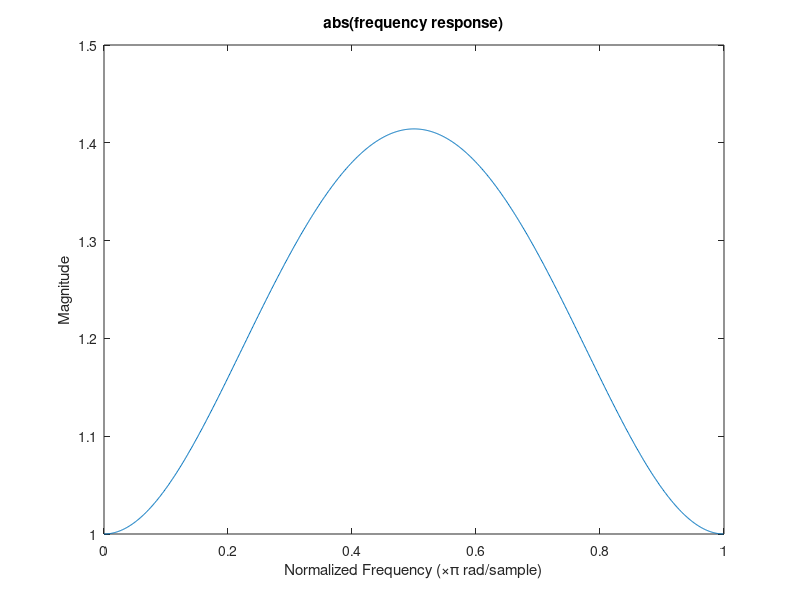
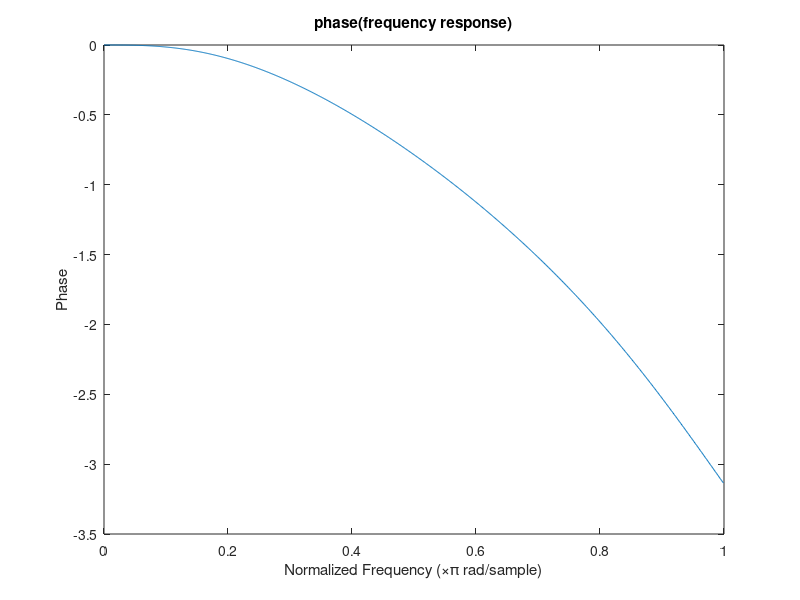
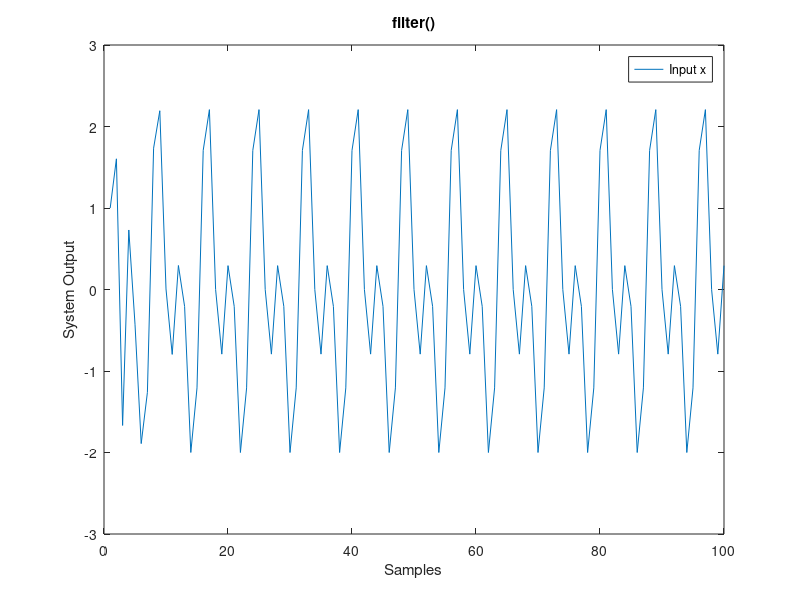
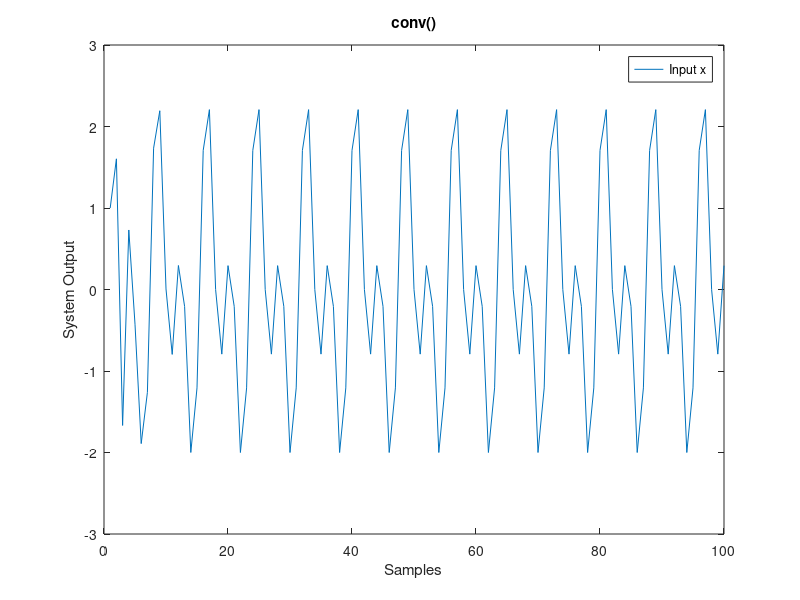

Write the MATLAB code that produced these figures, in order.
% impulse response
h = [1/2, 1, -1/2];
% 1000 samples
[H, w] = freqz(h, 1, 1000);
% normalized plot of abs
figure (1);
plot(w/pi, abs(H))
title('abs(frequency response)')
xlabel('Normalized Frequency (\times\pi rad/sample)')
ylabel('Magnitude')
% normalized plot of phase
figure (2);
plot(w/pi, angle(H))
title('phase(frequency response)')
xlabel('Normalized Frequency (\times\pi rad/sample)')
ylabel('Phase')
hold off
n = 0:16000;
x = cos((pi/4)*n)-sin((pi/2)*n)+(-1/2).^n;
y1 = filter(h, 1, x);
y2 = conv(h, x);
hold on
figure (3);
plot(y1(1:100))
title('filter()')
xlabel('Samples')
ylabel('System Output')
legend ('Input x','filter()')
hold off
hold on
figure (4);
plot( y2(1:100))
title('conv()')
xlabel('Samples')
ylabel('System Output')
legend ('Input x','conv()')
hold off
hold on
figure (5);
a1 = abs(fftshift(fft(x(1:100))));
plot(a1)
hold off
hold on
figure (6);
a2 = abs(fftshift(fft(y1(1:100))));
plot(a2)
hold off
length = 2^15-1;
n = 0:length;
x = cos((pi/4)*n) - sin((pi/2)*n) + (-1/2).^n;
tic
for c = 1:10000
fft(x);
end
toc
